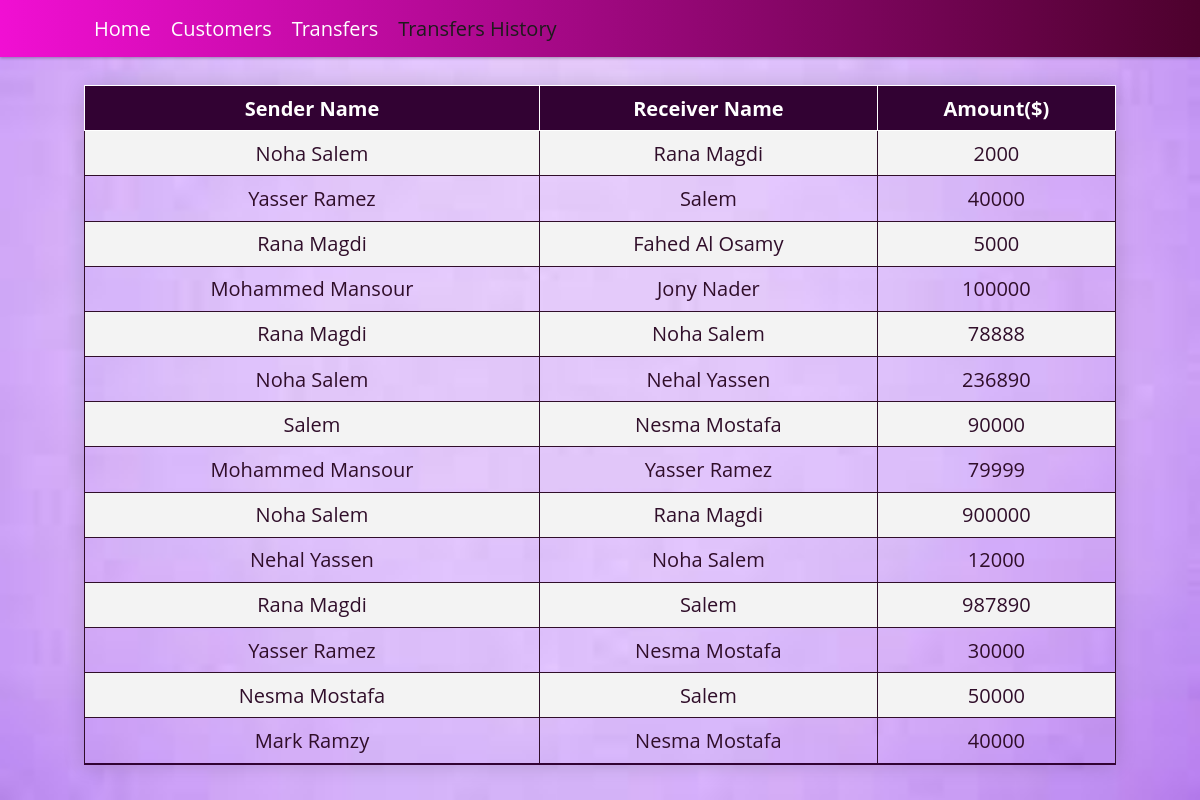
The page /History.php on the database its author committed.
### tables this page shows
CREATE TABLE `transfers` (
  `Transfer_ID` int(5) NOT NULL,
  `Sender_Name` varchar(20) NOT NULL,
  `Receiver_name` varchar(20) NOT NULL,
  `Amount` double NOT NULL
);

### History.php (the view, shortened to what this page needs)
<!DOCTYPE html>
<html lang="en">
<head>
</head>
<body>
<header>
    <nav class="navbar">
        <ul>
            <li><a  href="Home.php">home</a></li>
            <li><a  href="customers_list.php">Customers</a></li>
            <li><a  href="Transfers.php">Transfers</a></li>
            <li><a class="active" href="History.php">Transfers History</a></li>
        </ul>
    </nav>
</header>
<section class="customers" id="customers">
<table>
<tr>
<th>Sender Name</th>
<th>Receiver Name</th>
<th>Amount($) </th>
</tr>
<?php
include 'db/server.php';
$sql = "SELECT * From transfers ";
$result = $conn->query($sql);
if ($result->num_rows > 0) {
while($row = $result->fetch_assoc()) {
    echo "<tr><td>" . $row['Sender_Name'] . "</td><td>" . $row['Receiver_name']
    . "</td><td> ".$row['Amount']. "</td></tr> ";
}
echo "</table>";
} else { echo "0 results"; }
?>
</section>
</body>
</html>

### History.php (style rules this page uses)
:root { --gradient:linear-gradient(90deg, #f10fd3, #4d012d); }
* { font-family: 'Open Sans', sans-serif; margin:0; padding:0; box-sizing: border-box; border:none; outline: none; text-decoration: none; text-transform: capitalize; transition: all .2s linear; }
html { font-size: 62.5%; overflow-x: hidden; }
section { min-height: 100vh; padding:1rem 7%; padding-top:6rem; }
header { width: 100%; display: flex; align-items: center; justify-content: space-between; position: fixed; top:0; left: 0; z-index: 1000; padding:1.5rem 7%; background:var(--gradient); box-shadow: 0 .1rem .3rem rgba(0,0,0,.3); }
header .navbar ul { display: flex; align-items: center; justify-content: center; list-style: none; }
header .navbar ul li { margin:0 1rem; }
header .navbar ul li a { font-size: 2rem; color:#fff; }
header .navbar ul li a.active, header .navbar ul li a:hover { color:rgb(29, 27, 27); }
body { display: flex; align-items: center; justify-content: center; flex-flow: column; position: relative; text-align: center; }
.customers { display: flex; align-items:left; justify-content: center; flex-wrap: wrap; width: 100%; background:url(images/images.jpg) no-repeat; background-size: cover; background-position: center; background-attachment: fixed; }
table { border-collapse: collapse; margin: 25px 0; font-size: 20px; color: #300e2a; width: 100%; font-family: sans-serif; border-collapse: collapse; box-shadow: 0 0 20px rgba(0, 0, 0, 0.15); }
th { background-color: #320233; color: #ffffff; text-align: center; }
td { padding: 130x 15px; }
tbody tr { border-bottom: 1px solid #dddddd; }
tbody tr:nth-of-type(even) { background-color: #f3f3f3; }
tbody tr:last-of-type { border-bottom: 2px solid #320233; }
table { border-collapse: collapse; }
table, th, td { border: 1px solid; }

### rows shown on the page
transfers: Sender_Name "Noha Salem", Receiver_name "Rana Magdi", Amount "2000"
transfers: Sender_Name "Yasser Ramez", Receiver_name "Salem", Amount "40000"
transfers: Sender_Name "Rana Magdi", Receiver_name "Fahed Al Osamy", Amount "5000"
transfers: Sender_Name "Mohammed Mansour", Receiver_name "Jony Nader", Amount "100000"
transfers: Sender_Name "Rana Magdi", Receiver_name "Noha Salem", Amount "78888"
transfers: Sender_Name "Noha Salem", Receiver_name "Nehal Yassen", Amount "236890"
transfers: Sender_Name "Salem", Receiver_name "Nesma Mostafa", Amount "90000"
transfers: Sender_Name "Mohammed Mansour", Receiver_name "Yasser Ramez", Amount "79999"
transfers: Sender_Name "Noha Salem", Receiver_name "Rana Magdi", Amount "900000"
transfers: Sender_Name "Nehal Yassen", Receiver_name "Noha Salem", Amount "12000"
transfers: Sender_Name "Rana Magdi", Receiver_name "Salem", Amount "987890"
transfers: Sender_Name "Yasser Ramez", Receiver_name "Nesma Mostafa", Amount "30000"
transfers: Sender_Name "Nesma Mostafa", Receiver_name "Salem", Amount "50000"
transfers: Sender_Name "Mark Ramzy", Receiver_name "Nesma Mostafa", Amount "40000"
